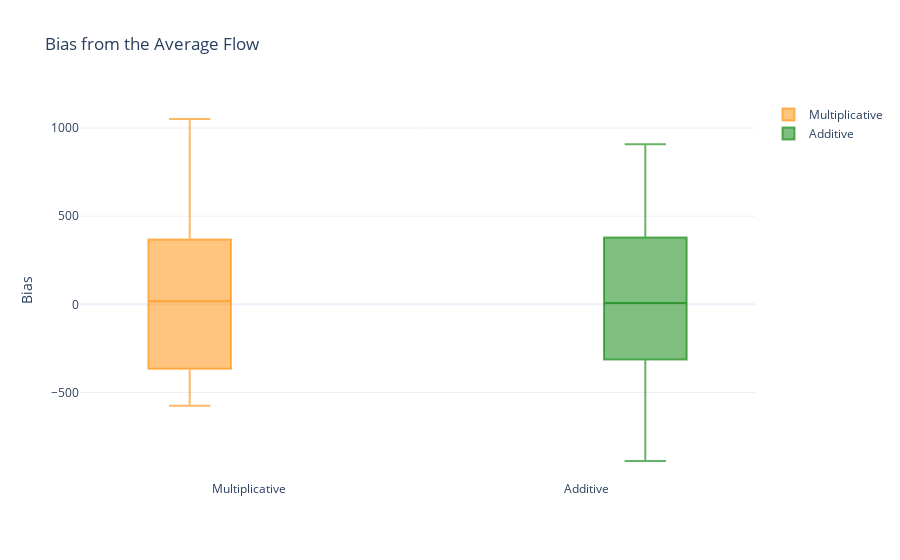

Write notebook code for a chart like this one.
### Code cell
bias_from_avg_add = test_pred['flow(m^3/s)'] - df_avg_before_2014
test_pred['bias_from_avg_add'] = bias_from_avg_add
# Plot two box plot of the bias_from_avg_add and bias_from_avg_mul
fig = go.Figure()
fig.add_trace(go.Box(y=bias_from_avg_mul, name='Multiplicative', marker_color='rgba(255, 140, 0, 0.6)'))
fig.add_trace(go.Box(y=bias_from_avg_add, name='Additive', marker_color='rgba(0, 128, 0, 0.6)'))
fig.update_layout(title='Bias from the Average Flow',
                  yaxis_title='Bias',
                  boxmode='group')
fig.show()

bias_from_avg_df = pd.DataFrame({'bias_from_avg_mul':bias_from_avg_mul, 'bias_from_avg_add':bias_from_avg_add})
bias_from_avg_df.to_csv(f'../result/ARIMAPredData/bias_from_avg_{hydro_station}.csv')

### Figure 1 — Plotly figure (JSON) as saved in the notebook; plotly's stock layout.template omitted (floating-point values rounded to 4 significant figures)
{"data": [{"marker": {"color": "rgba(255, 140, 0, 0.6)"}, "name": "Multiplicative", "type": "box", "y": [-389.8, -501.7, -373.0, -108.5, 195.5, 453.8, 616.6, 647.3, 535.3, 308.0, 22.9, -244.6, -512.6, -576.0, -526.5, -413.0, -250.5, -45.81, 139.5, 225.4, 180.9, 30.46, -169.9, -357.5, -483.8, -551.0, -486.4, -349.3, -170.5, 23.56, 177.5, 232.8, 168.7, 10.97, -187.4, -368.5, -365.3, -403.4, -277.0, -4.403, 356.2, 699.1, 949.9, 1051.0, 965.1, 715.7, 379.1, 46.39, -393.8, -464.6, -365.3, -101.8, 228.7, 538.5, 740.7, 775.4, 642.0, 386.9, 78.25, -209.0]}, {"marker": {"color": "rgba(0, 128, 0, 0.6)"}, "name": "Additive", "type": "box", "y": [-397.5, -486.7, -359.5, -53.04, 225.2, 474.2, 659.6, 661.6, 499.5, 251.5, -44.98, -313.5, -708.4, -888.7, -749.9, -427.4, -132.5, 140.5, 353.7, 380.4, 243.2, 21.06, -253.8, -504.4, -685.3, -814.9, -620.5, -347.3, -58.38, 234.7, 378.4, 363.5, 223.8, -33.59, -313.6, -532.6, -254.7, -313.7, -182.9, 142.5, 427.9, 680.9, 887.6, 908.5, 758.0, 529.5, 251.3, -9.428, -304.4, -395.4, -287.2, 13.85, 276.6, 513.4, 702.5, 704.0, 539.1, 296.4, 2.053, -271.6]}], "layout": {"boxmode": "group", "title": {"text": "Bias from the Average Flow"}, "yaxis": {"title": {"text": "Bias"}}}}
